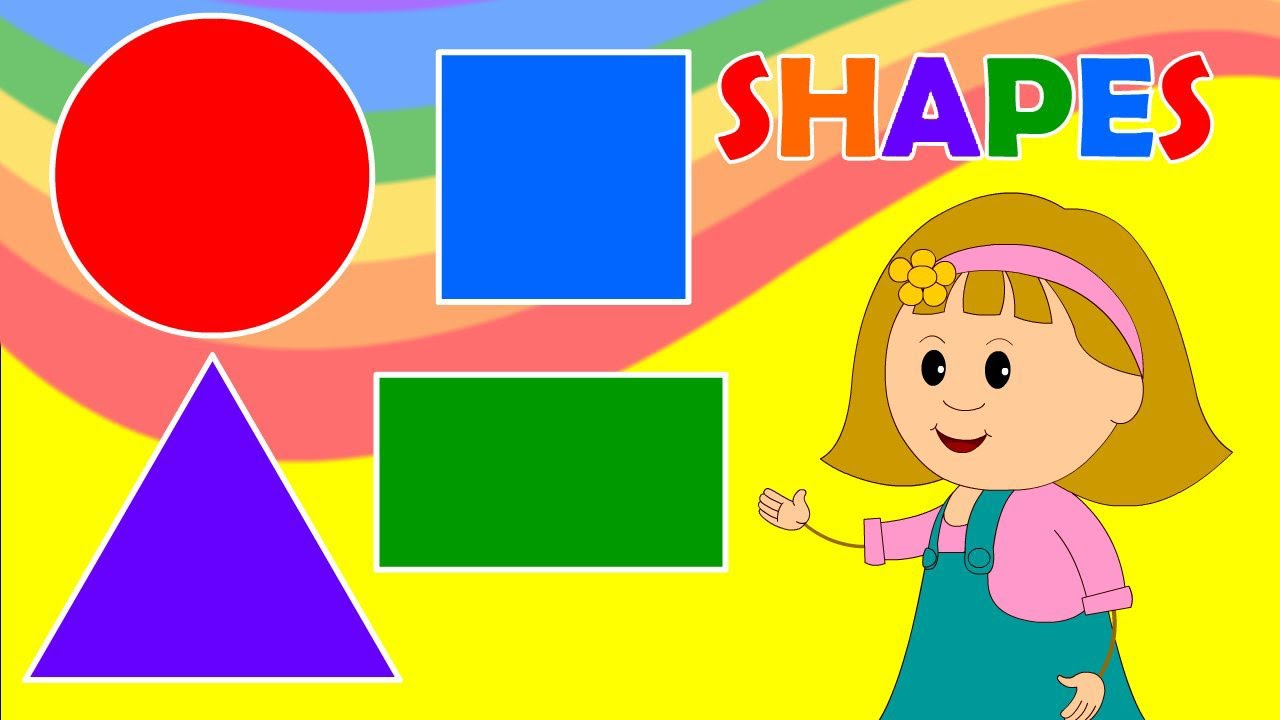
#> input picture a.jpg, 1280 x 720 px
$ python shape_detection_on_image_a.py   (older library calls are emulated)
#> lines starting #> are read from the running program, lines starting #| are printed output that depends on the picture; after the words box and inside, x2 and y2 are one past the last pixel; in counts of white or black regions, pixels touching at a corner belong together
# import the necessary packages
import cv2

class ShapeDetector:
	def __init__(self):
		pass

	def detect(self, c):
		# initialize the shape name and approximate the contour
		shape = "unidentified"
		peri = cv2.arcLength(c, True)
		approx = cv2.approxPolyDP(c, 0.04 * peri, True)
		# if the shape is a triangle, it will have 3 vertices
		if len(approx) == 3:
			shape = "triangle"

		# if the shape has 4 vertices, it is either a square or
		# a rectangle
		elif len(approx) == 4:
			# compute the bounding box of the contour and use the
			# bounding box to compute the aspect ratio
			(x, y, w, h) = cv2.boundingRect(approx)
			ar = w / float(h)

			# a square will have an aspect ratio that is approximately
			# equal to one, otherwise, the shape is a rectangle
			shape = "square" if ar >= 0.95 and ar <= 1.05 else "rectangle"

		# if the shape is a pentagon, it will have 5 vertices
		elif len(approx) == 5:
			shape = "pentagon"

		# otherwise, we assume the shape is a circle
		else:
			shape = "circle"

		# return the name of the shape
		return shape

import argparse
import imutils
import cv2
import numpy as np
import matplotlib.pyplot as plt

# construct the argument parse and parse the arguments
#ap = argparse.ArgumentParser()
#ap.add_argument("-i", "--image", required=True,help="a,jpg")
#args = vars(ap.parse_args())
# load the image and resize it to a smaller factor so that
# the shapes can be approximated better
image = cv2.imread('a.jpg')
#> image is the input picture: shape (720, 1280, 3); mean B, G, R 89.9, 158.4, 186.1
resized = imutils.resize(image, width=300)
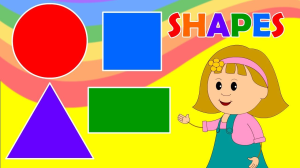
#> resized: shape (168, 300, 3); mean B, G, R 89.9, 158.4, 186.1
ratio = image.shape[0] / float(resized.shape[0])
#> ratio = 4.29

# convert the resized image to grayscale, blur it slightly,
# and threshold it
gray = cv2.cvtColor(resized, cv2.COLOR_BGR2GRAY)
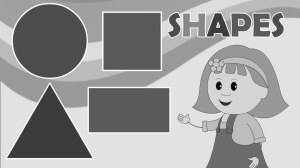
#> gray: shape (168, 300); min 1, max 252, mean 158.9
blurred = cv2.GaussianBlur(gray, (5, 5), 0)
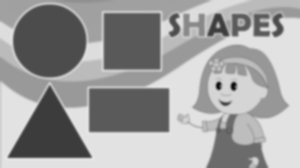
#> blurred: shape (168, 300); min 11, max 232, mean 158.9
thresh = cv2.threshold(blurred, 90, 255, cv2.THRESH_BINARY)[1]
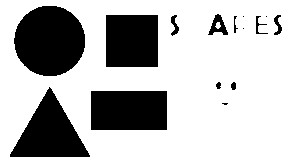
#> thresh: shape (168, 300); 74.2% white; 15 black regions (4 under 20 px), largest, box (x1, y1, x2, y2) and area: (14, 6, 85, 76) 3919, (91, 91, 167, 130) 2964, (10, 87, 90, 157) 2893
thresh=255-thresh
kernel=np.ones((10,10),np.uint8)
thresh=cv2.morphologyEx(thresh,cv2.MORPH_OPEN,kernel)
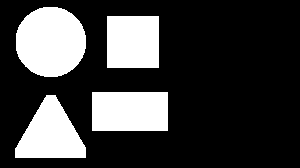
#> thresh: shape (168, 300); 24.6% white; 4 white regions
cv2.imshow('a',thresh)
# find contours in the thresholded image and initialize the
# shape detector
cnts = cv2.findContours(thresh.copy(), cv2.RETR_EXTERNAL,
	cv2.CHAIN_APPROX_SIMPLE)
#> cnts = 4 contours; box (x1, y1, x2, y2) and area: (16, 7, 86, 77) 3813, (92, 92, 168, 131) 2850, (15, 95, 86, 158) 2708, (107, 16, 159, 68) 2601
cnts = cnts[0] if imutils.is_cv2() else cnts[1]
sd = ShapeDetector()

# loop over the contours
for c in cnts:
    # compute the center of the contour, then detect the name of the
    # shape using only the contour
    M = cv2.moments(c)
    if M["m00"]>0:
        cX = int((M["m10"] / M["m00"]) * ratio)
        cY = int((M["m01"] / M["m00"]) * ratio)
        shape = sd.detect(c)

    # multiply the contour (x, y)-coordinates by the resize ratio,
    # then draw the contours and the name of the shape on the image
        c = c.astype("float")
        c *= ratio
        c = c.astype("int")
        cv2.drawContours(image, [c], -1, (0, 255, 0), 2)
        cv2.putText(image, shape, (cX, cY), cv2.FONT_HERSHEY_SIMPLEX,0.5, (255, 255, 255), 2)

    # show the output image
        cv2.imshow("Image", image)
        cv2.waitKey(0)
#> this loop made 4 passes
#> (c, cX, cY, shape, peri in detect, approx in detect, x in detect, y in detect) on passes 2 to 3: ([[394, 394], [394, 557], [715, 557], [715, 394]], 555, 475, 'rectangle', 226, [[92, 92], [92, 130], [167, 130], [167, 92]], 92, 92), ([[458, 68], [458, 287], [677, 287], [677, 68]], 567, 177, 'square', 204, [[107, 16], [107, 67], [158, 67], [158, 16]], 107, 16)
#> (cX, cY, shape, peri in detect, approx in detect) on pass 1: (215, 574, 'triangle', 228.3, [[46, 95], [15, 157], [85, 157]])
#> pass 1, `cv2.imshow("Image", image)`:
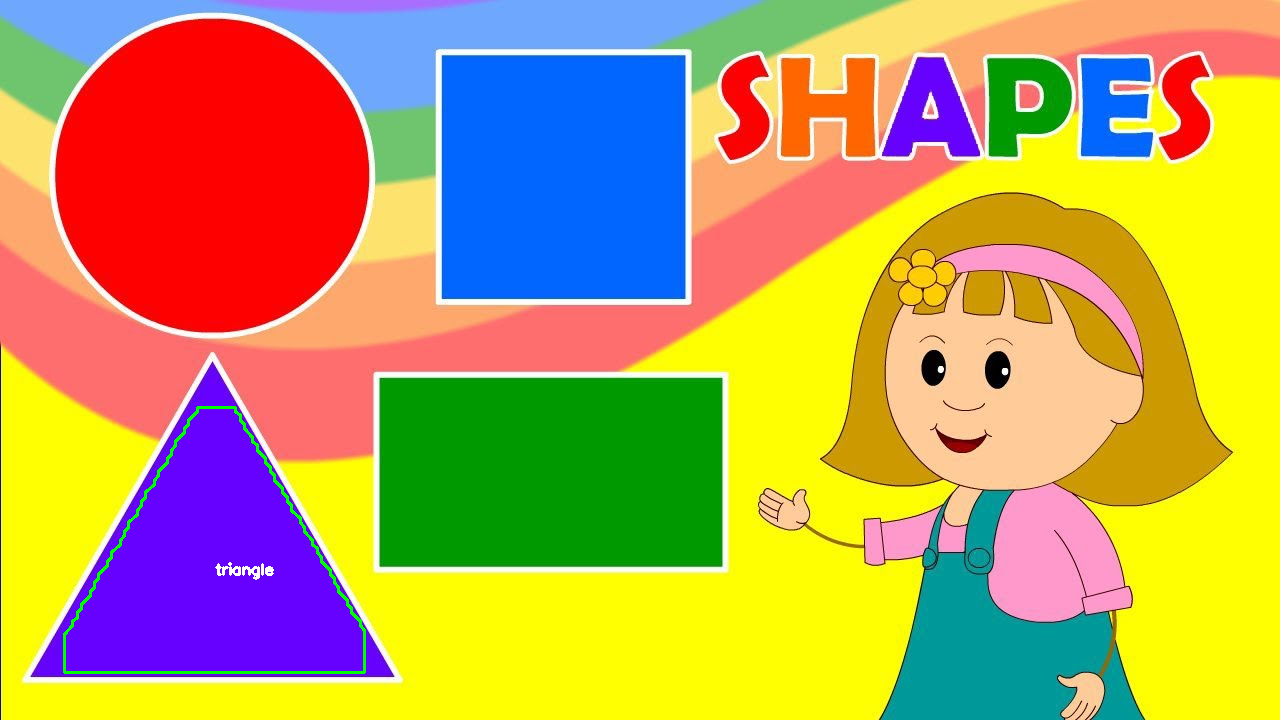
#> window 'Image': shape (720, 1280, 3); mean B, G, R 89.1, 159.4, 185.9
#> after the loop:
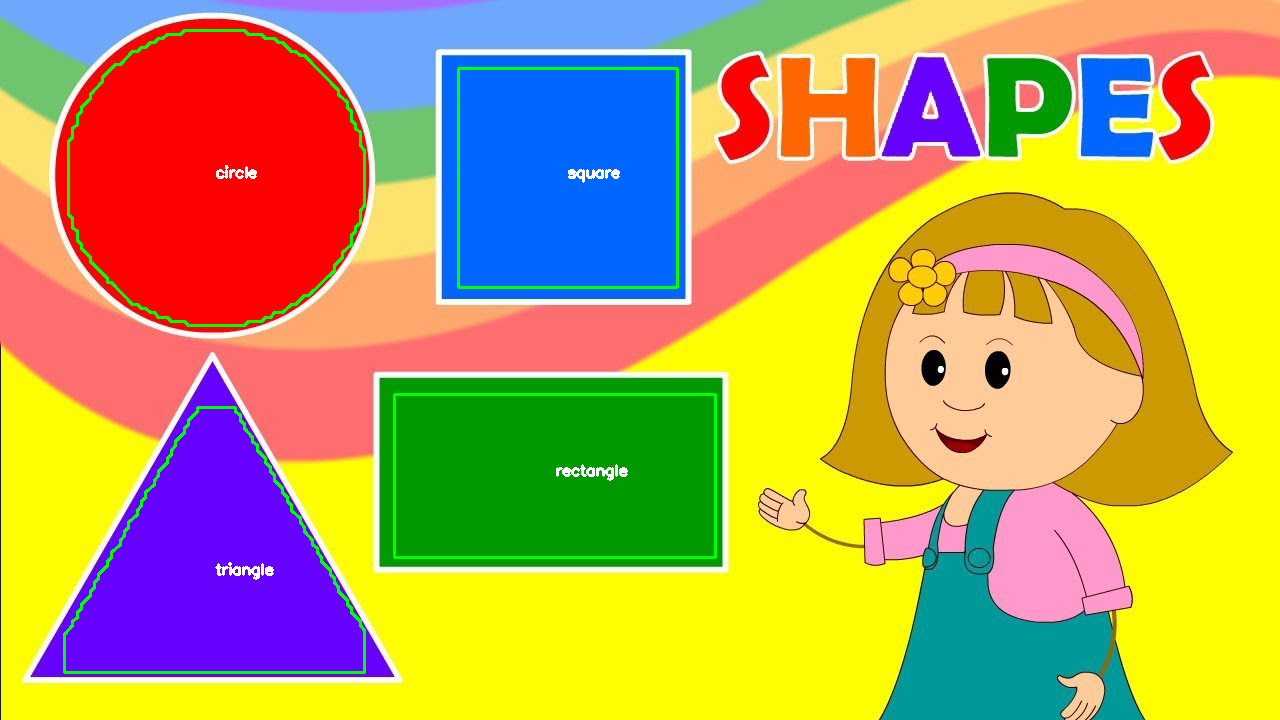
#> image: shape (720, 1280, 3); 1.45% of pixels changed, all inside (x1, y1, x2, y2) = (63, 29, 717, 674)
